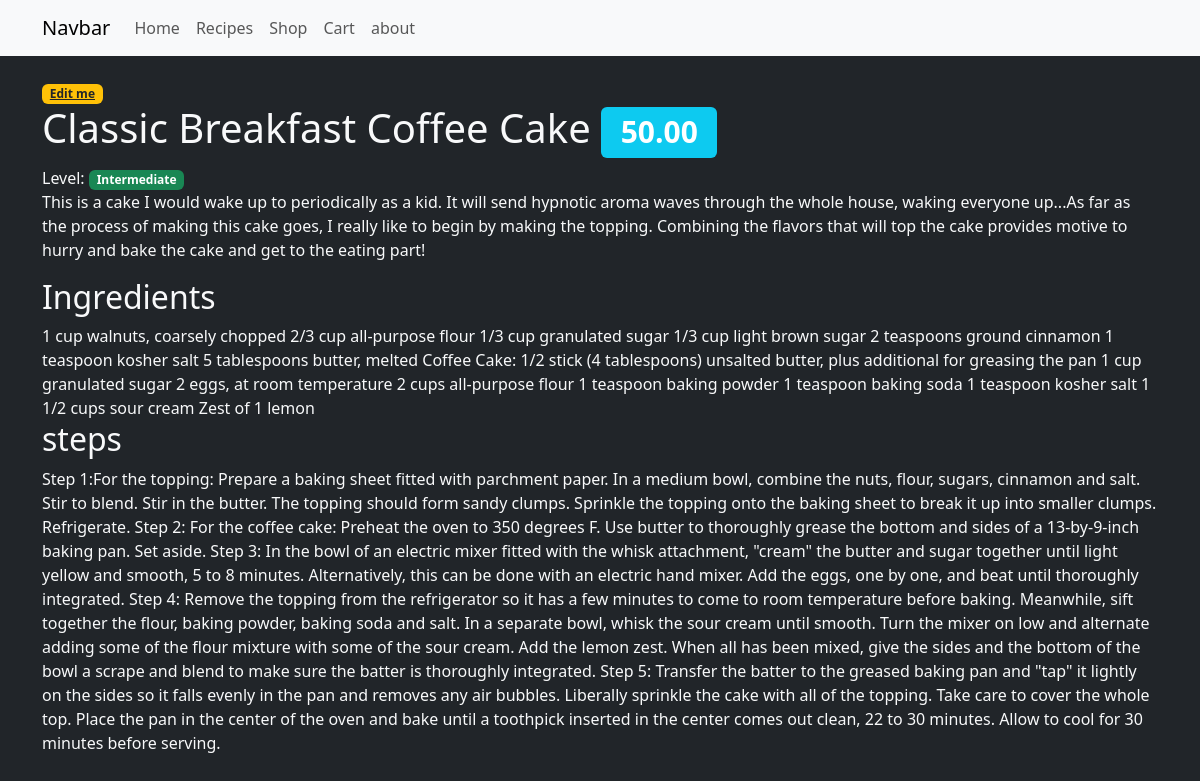
The app's page /recipe/2/, older data.
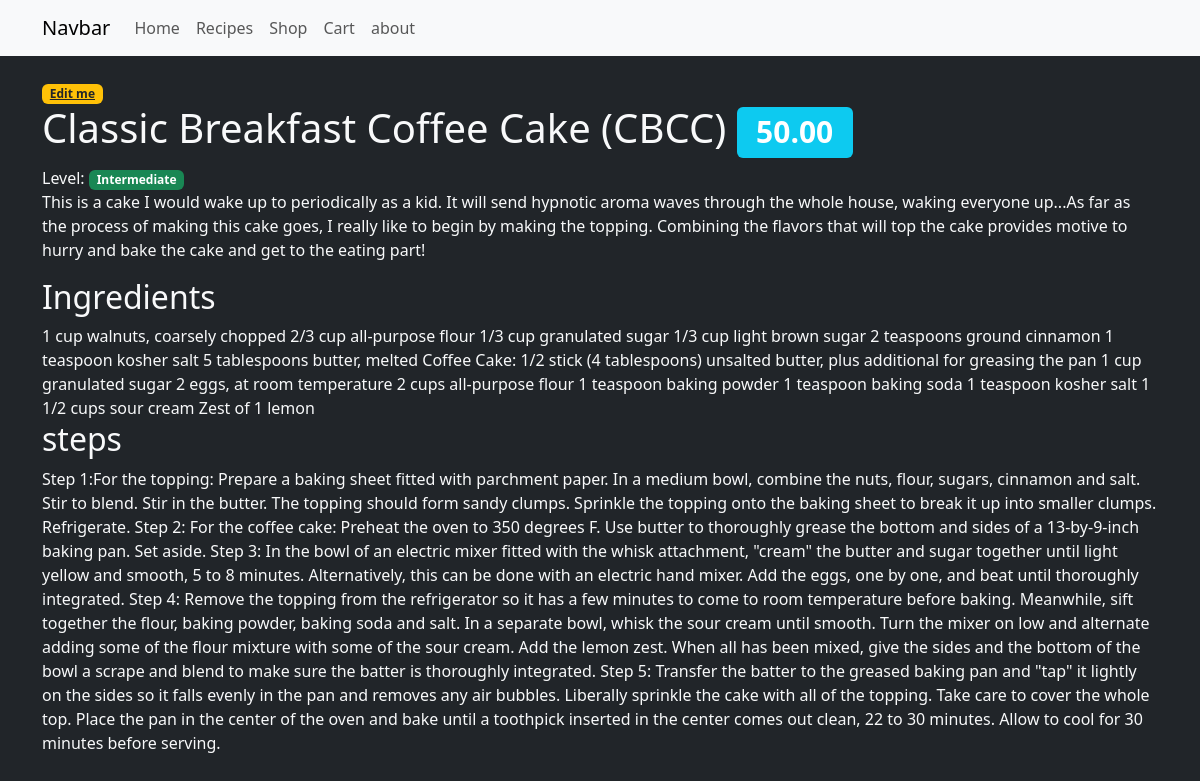
The same page, newer data.
### base/models.py (models this page shows, shortened)
class Recipe(models.Model):
    cookingLevels = {
        "B": "Beginner",
        "I": "Intermediate",
        "P":"Pro"
    }
    name = models.CharField(max_length=255) # "Coaching Rugby by Antony"
    decription = models.TextField() #
    prepTime = models.IntegerField()
    cookTime = models.IntegerField()
    level = models.CharField(max_length=1, choices=cookingLevels)
    ingredients = models.TextField()
    steps = models.TextField()
    price = models.DecimalField(max_digits=10, decimal_places=2)
    created_at = models.DateTimeField(auto_now_add=True)
    updated_at = models.DateTimeField(auto_now=True)
    class Meta:
        ordering =['-updated_at','-created_at']

### base/views.py (the view)
# urls.py: path('recipe/<str:pk>/',views.recipe, name='recipe'),
def recipe(request, pk):
    recipe = Recipe.objects.get(id=pk)
    context = {'recipe':recipe}
    return render(request, 'base/recipe.html',context)

### base/templates/base/recipe.html
{% extends 'main.html'%} {% block content%}
<div class="container my-4 fs-6">
  <a href="{% url 'update-recipe' recipe.id %}" class="badge text-dark bg-warning">Edit me</a>
  <h1>{{recipe.name}} <span class="badge bg-info">{{recipe.price}}</span></h1>
  <p>
    Level: <span class="badge bg-success">{{recipe.get_level_display}}</span>
    <br />
    {{recipe.decription}}
  </p>
  <h2>Ingredients</h2>
  <div>{{recipe.ingredients}}</div>
  <h2>steps</h2>
  <div>{{recipe.steps}}</div>
</div>
{% endblock content %}

Row changes from the older to the newer data that the page shows:
changed Recipe "Intermediate": name "Classic Breakfast Coffee Cake" → "Classic Breakfast Coffee Cake (CBCC)"
